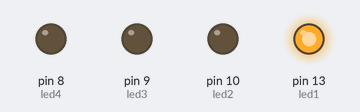
Recording of a sketch running on a simulated Arduino Uno, built with avr-gcc and run on an emulated ATmega328P. Parts: output pins drawn as LEDs (lit = HIGH).

Above: at 0.1 s.
At 60.1 s:
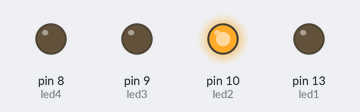
At 120.1 s:
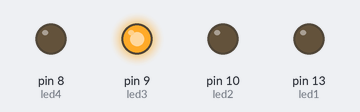
Timing chart, 0 to 121.6 s (numbered marks = the images above):
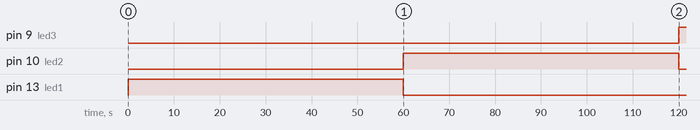

Measured:
- by itself, pin 9 (led3): LOW → HIGH at 120 s
- by itself, pin 10 (led2): LOW → HIGH at 60.0 s, → LOW 60.0 s later
- by itself, pin 13 (led1): LOW → HIGH at 0.00 s, → LOW 60.0 s later

The sketch:

Night4LED.ino
```cpp
int led1 = 13;
int led2 = 10;
int led3 = 9;
int led4 = 8;

void setup() {
  pinMode(led1 , OUTPUT);
  pinMode(led2 , OUTPUT);
  pinMode(led3 , OUTPUT);
  pinMode(led4 , OUTPUT);
}

void loop() {
  digitalWrite(led1 , HIGH);
  delay(60000);
  digitalWrite(led1 , LOW);
  digitalWrite(led2 , HIGH);
  delay(60000);
  digitalWrite(led2 , LOW);
  digitalWrite(led3 , HIGH);
  delay(60000);
  digitalWrite(led3 , LOW);
  digitalWrite(led4 , HIGH);
  delay(60000);
  digitalWrite(led4 , LOW);
}
```
